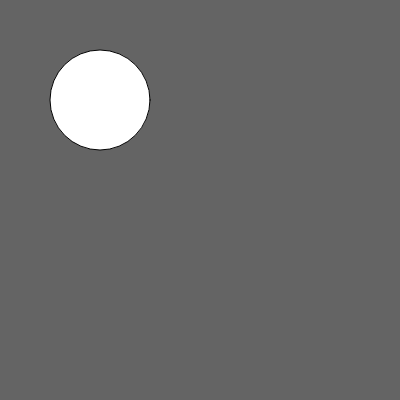
Frame 1 (no input)
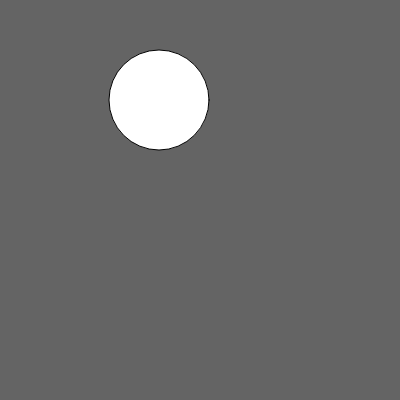
Frame 60 (no input)
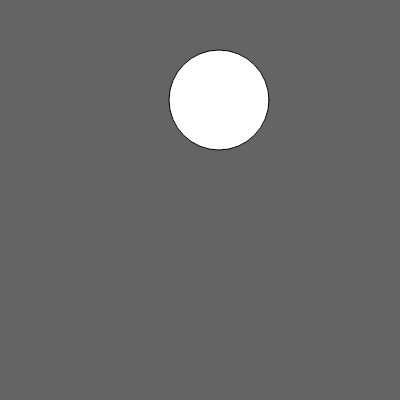
Frame 120 (the mouse pressed at the canvas centre since frame 60)

The p5.js sketch that drew these frames (run headless with seeded random() and noise() and a simulated clock; from frame 60 on, the mouse is pressed at the canvas centre):

// p5.js sketch
// ── sketch.js
var x = 0 ;

function setup() {
  createCanvas(400,400);
}

function draw() {
  background(100);

  push();
  translate(x,0);
  ellipse(100,100,100,100);
  x++;
  pop();
}
